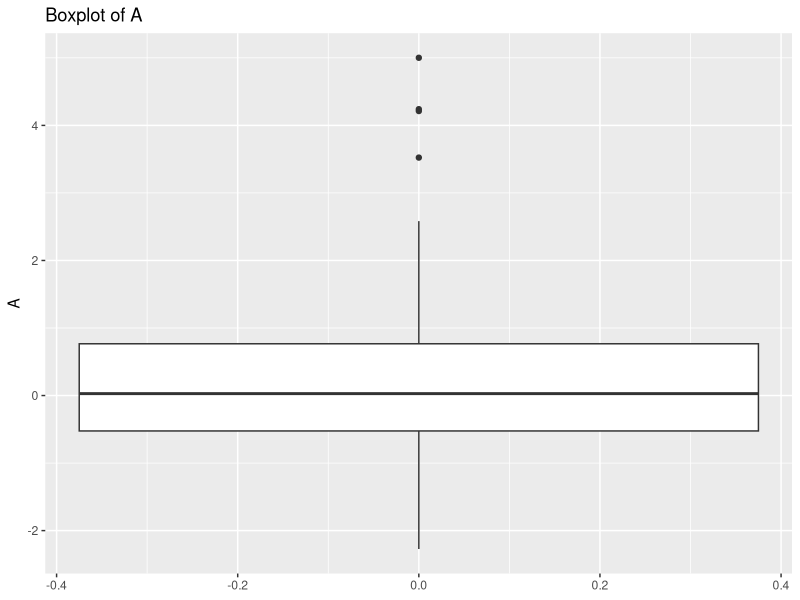
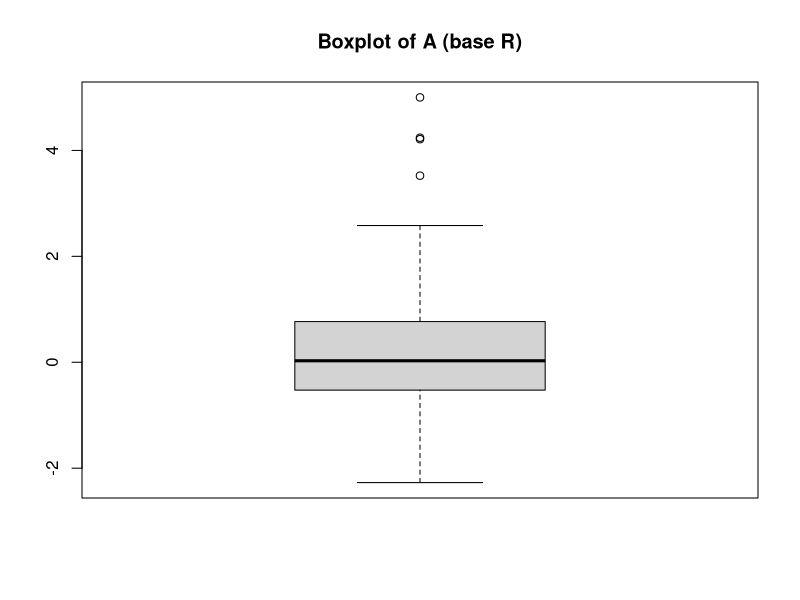
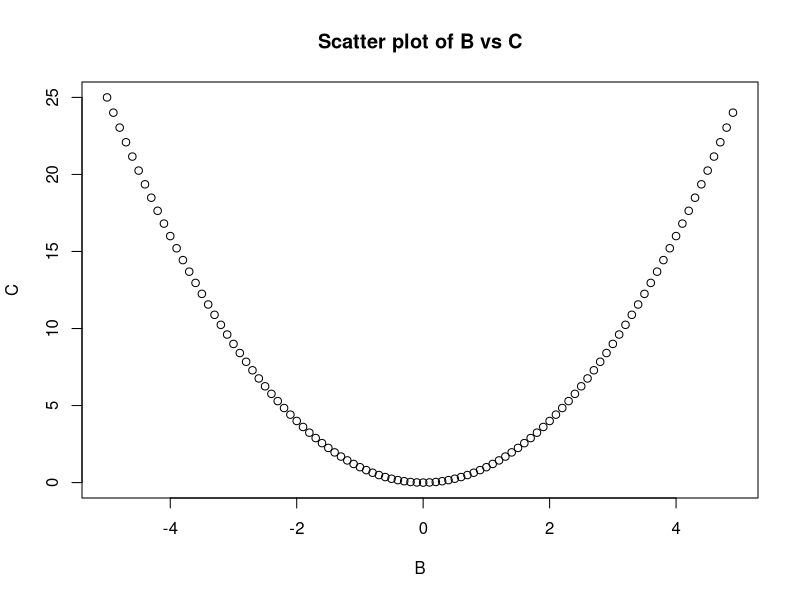
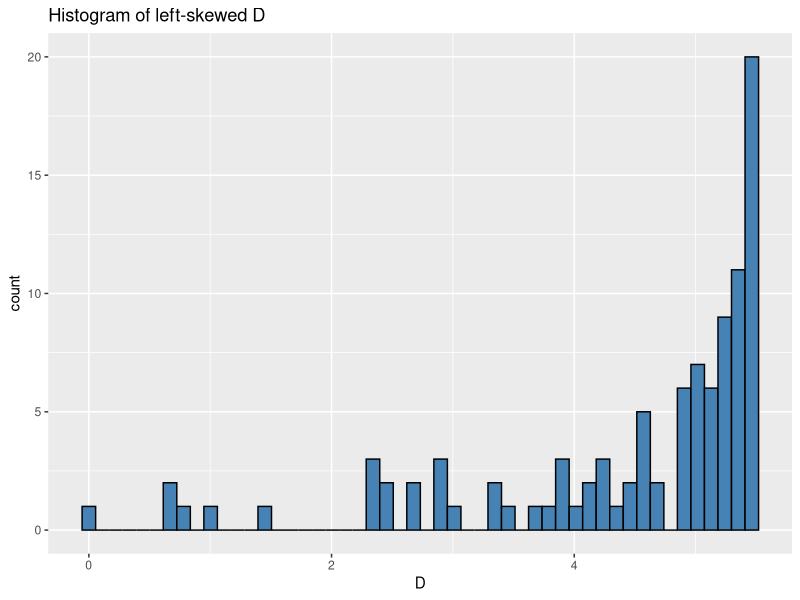
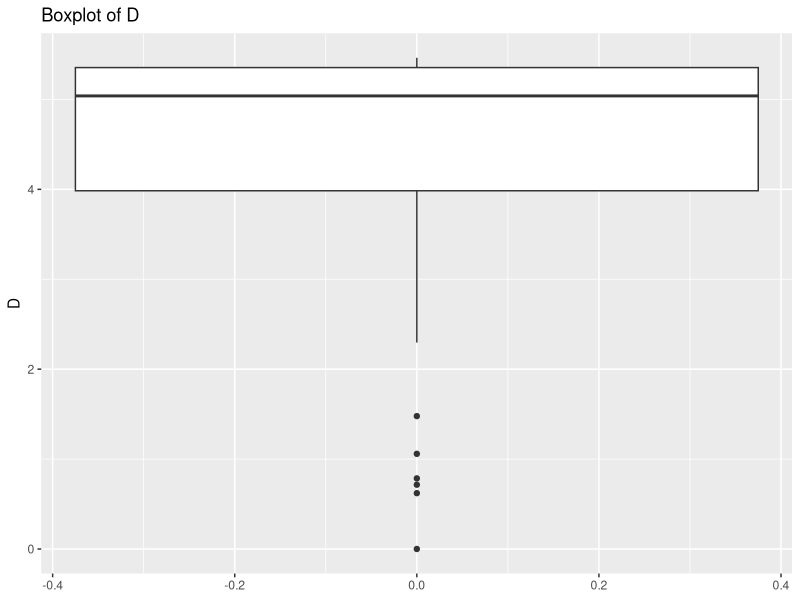
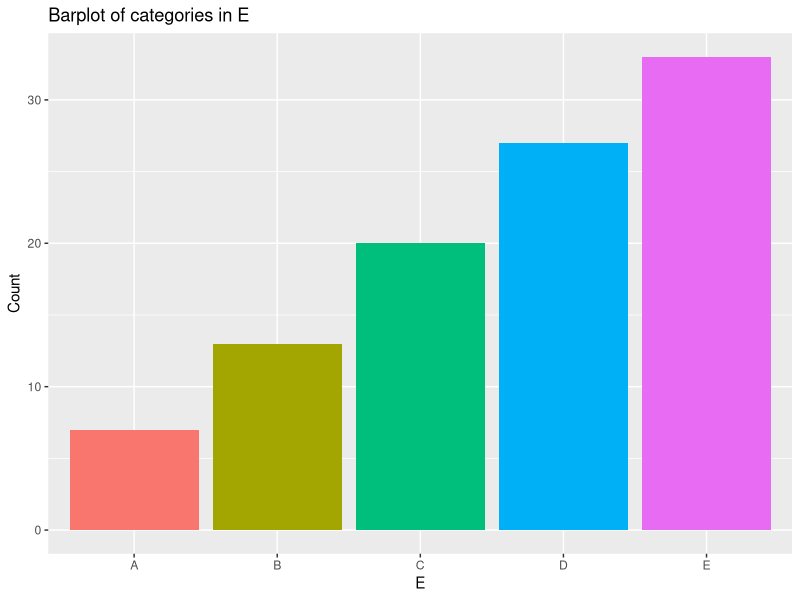

R code for these plots, in order: (Note: this script raises an error after producing the figures.)
# Data generation for post lab activity 3

library(tidyverse)

set.seed(100)

# Parameters
N <- 96
extra_n <- 4
total_n <- N + extra_n

# ---- A: Generate data for boxplot ----
A <- rnorm(N, mean = 0, sd = 1)
# Append extra values
A <- c(A, c(5.001023, 4.23992, 3.5232323, 4.212323))
A <- round(A, 5)
# Randomize order
A <- sample(A)

# Create initial dataframe
df <- tibble(
  N = seq_len(total_n),
  A = A
)

# Boxplot for A
df %>%
  ggplot(aes(y = A)) +
  geom_boxplot() +
  ggtitle("Boxplot of A")

# Alternative base R boxplot
boxplot(df$A, main = "Boxplot of A (base R)")

# ---- B and C: Data for scatter plot ----
B <- seq(-5, 4.9, by = 0.1)
C <- B^2

df <- df %>%
  mutate(B = B, C = C)

# Scatter plot B vs C
plot(df$B, df$C, main = "Scatter plot of B vs C", xlab = "B", ylab = "C")

# ---- D: Left skewed data ----
D <- rgamma(total_n, shape = 0.5, scale = 2)
D <- max(D) - D  # Reflect to create left skew

df <- df %>%
  mutate(D = D)

# Histogram of D
ggplot(df, aes(x = D)) +
  geom_histogram(bins = 50, fill = "steelblue", color = "black") +
  ggtitle("Histogram of left-skewed D")

# Boxplot of D
df %>%
  ggplot(aes(y = D)) +
  geom_boxplot() +
  ggtitle("Boxplot of D")

# ---- E: Categorical data for barplot ----
E <- c(rep("A", 7), rep("B", 13), rep("C", 20), rep("D", 27), rep("E", 33))
E <- sample(E)

df <- df %>%
  mutate(E = E)

# Count frequencies of E
new_df <- df %>%
  count(E)

# Bar plot of counts
ggplot(new_df, aes(x = E, y = n, fill = E)) +
  geom_col(show.legend = FALSE) +
  ggtitle("Barplot of categories in E") +
  ylab("Count")

# ---- Save data ----
write.csv(df, "somedata.csv", row.names = FALSE)

# ---- Read and inspect saved data ----
my_df <- read.csv("somedata.csv")
head(my_df)